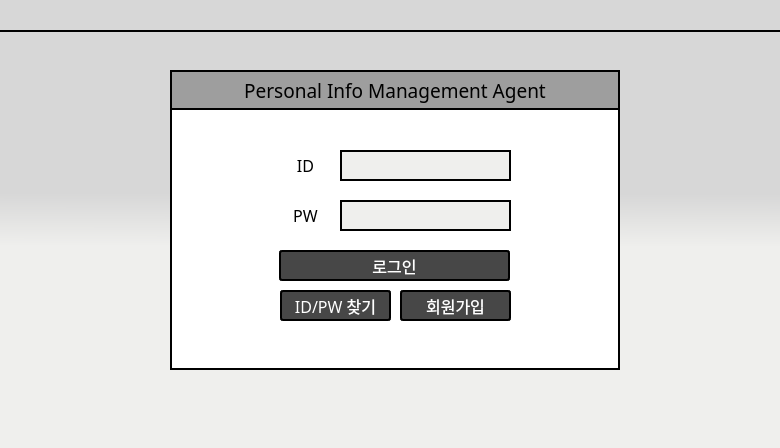
<?xml version="1.0" encoding="UTF-8"?>
<ui version="4.0">
 <class>Dialog</class>
 <widget class="QDialog" name="Dialog">
  <property name="geometry">
   <rect>
    <x>0</x>
    <y>0</y>
    <width>780</width>
    <height>448</height>
   </rect>
  </property>
  <property name="windowTitle">
   <string notr="true">PIM AGENT</string>
  </property>
  <property name="styleSheet">
   <string notr="true">background-color:qlineargradient(spread:pad, x1:0.5, y1:0.432, x2:0.499682, y2:0.551, stop:0 rgba(215, 215, 215, 255), stop:1 rgba(239, 239, 237, 255))</string>
  </property>
  <widget class="QFrame" name="frame">
   <property name="geometry">
    <rect>
     <x>170</x>
     <y>70</y>
     <width>450</width>
     <height>300</height>
    </rect>
   </property>
   <property name="font">
    <font>
     <family>함초롬돋움</family>
     <pointsize>12</pointsize>
    </font>
   </property>
   <property name="styleSheet">
    <string notr="true">background-color:#ffffff;
border: 2px solid black;
</string>
   </property>
   <property name="frameShape">
    <enum>QFrame::StyledPanel</enum>
   </property>
   <property name="frameShadow">
    <enum>QFrame::Raised</enum>
   </property>
   <widget class="QLineEdit" name="idEdit">
    <property name="geometry">
     <rect>
      <x>170</x>
      <y>80</y>
      <width>171</width>
      <height>31</height>
     </rect>
    </property>
    <property name="font">
     <font>
      <family>돋움</family>
      <pointsize>12</pointsize>
     </font>
    </property>
    <property name="styleSheet">
     <string notr="true">background-color:#EFEFED;</string>
    </property>
    <property name="alignment">
     <set>Qt::AlignLeading|Qt::AlignLeft|Qt::AlignVCenter</set>
    </property>
   </widget>
   <widget class="QLabel" name="passLabel">
    <property name="geometry">
     <rect>
      <x>115</x>
      <y>130</y>
      <width>41</width>
      <height>31</height>
     </rect>
    </property>
    <property name="font">
     <font>
      <family>함초롬돋움</family>
      <pointsize>12</pointsize>
     </font>
    </property>
    <property name="styleSheet">
     <string notr="true">border: 5px solid white;</string>
    </property>
    <property name="text">
     <string>PW</string>
    </property>
    <property name="alignment">
     <set>Qt::AlignCenter</set>
    </property>
   </widget>
   <widget class="QLineEdit" name="pwdEdit">
    <property name="geometry">
     <rect>
      <x>170</x>
      <y>130</y>
      <width>171</width>
      <height>31</height>
     </rect>
    </property>
    <property name="font">
     <font>
      <family>돋움</family>
      <pointsize>12</pointsize>
     </font>
    </property>
    <property name="styleSheet">
     <string notr="true">background-color:#EFEFED;</string>
    </property>
    <property name="echoMode">
     <enum>QLineEdit::Password</enum>
    </property>
   </widget>
   <widget class="QLabel" name="idLabel">
    <property name="geometry">
     <rect>
      <x>115</x>
      <y>75</y>
      <width>41</width>
      <height>41</height>
     </rect>
    </property>
    <property name="font">
     <font>
      <family>함초롬돋움</family>
      <pointsize>12</pointsize>
     </font>
    </property>
    <property name="styleSheet">
     <string notr="true">border: 5px solid white;</string>
    </property>
    <property name="text">
     <string>ID</string>
    </property>
    <property name="alignment">
     <set>Qt::AlignCenter</set>
    </property>
   </widget>
   <widget class="QPushButton" name="loginBtn">
    <property name="geometry">
     <rect>
      <x>109</x>
      <y>180</y>
      <width>231</width>
      <height>31</height>
     </rect>
    </property>
    <property name="palette">
     <palette>
      <active>
       <colorrole role="WindowText">
        <brush brushstyle="SolidPattern">
         <color alpha="255">
          <red>255</red>
          <green>255</green>
          <blue>255</blue>
         </color>
        </brush>
       </colorrole>
       <colorrole role="Button">
        <brush brushstyle="SolidPattern">
         <color alpha="255">
          <red>71</red>
          <green>71</green>
          <blue>71</blue>
         </color>
        </brush>
       </colorrole>
       <colorrole role="Text">
        <brush brushstyle="SolidPattern">
         <color alpha="255">
          <red>255</red>
          <green>255</green>
          <blue>255</blue>
         </color>
        </brush>
       </colorrole>
       <colorrole role="ButtonText">
        <brush brushstyle="SolidPattern">
         <color alpha="255">
          <red>255</red>
          <green>255</green>
          <blue>255</blue>
         </color>
        </brush>
       </colorrole>
       <colorrole role="Base">
        <brush brushstyle="SolidPattern">
         <color alpha="255">
          <red>71</red>
          <green>71</green>
          <blue>71</blue>
         </color>
        </brush>
       </colorrole>
       <colorrole role="Window">
        <brush brushstyle="SolidPattern">
         <color alpha="255">
          <red>71</red>
          <green>71</green>
          <blue>71</blue>
         </color>
        </brush>
       </colorrole>
      </active>
      <inactive>
       <colorrole role="WindowText">
        <brush brushstyle="SolidPattern">
         <color alpha="255">
          <red>255</red>
          <green>255</green>
          <blue>255</blue>
         </color>
        </brush>
       </colorrole>
       <colorrole role="Button">
        <brush brushstyle="SolidPattern">
         <color alpha="255">
          <red>71</red>
          <green>71</green>
          <blue>71</blue>
         </color>
        </brush>
       </colorrole>
       <colorrole role="Text">
        <brush brushstyle="SolidPattern">
         <color alpha="255">
          <red>255</red>
          <green>255</green>
          <blue>255</blue>
         </color>
        </brush>
       </colorrole>
       <colorrole role="ButtonText">
        <brush brushstyle="SolidPattern">
         <color alpha="255">
          <red>255</red>
          <green>255</green>
          <blue>255</blue>
         </color>
        </brush>
       </colorrole>
       <colorrole role="Base">
        <brush brushstyle="SolidPattern">
         <color alpha="255">
          <red>71</red>
          <green>71</green>
          <blue>71</blue>
         </color>
        </brush>
       </colorrole>
       <colorrole role="Window">
        <brush brushstyle="SolidPattern">
         <color alpha="255">
          <red>71</red>
          <green>71</green>
          <blue>71</blue>
         </color>
        </brush>
       </colorrole>
      </inactive>
      <disabled>
       <colorrole role="WindowText">
        <brush brushstyle="SolidPattern">
         <color alpha="255">
          <red>255</red>
          <green>255</green>
          <blue>255</blue>
         </color>
        </brush>
       </colorrole>
       <colorrole role="Button">
        <brush brushstyle="SolidPattern">
         <color alpha="255">
          <red>71</red>
          <green>71</green>
          <blue>71</blue>
         </color>
        </brush>
       </colorrole>
       <colorrole role="Text">
        <brush brushstyle="SolidPattern">
         <color alpha="255">
          <red>255</red>
          <green>255</green>
          <blue>255</blue>
         </color>
        </brush>
       </colorrole>
       <colorrole role="ButtonText">
        <brush brushstyle="SolidPattern">
         <color alpha="255">
          <red>255</red>
          <green>255</green>
          <blue>255</blue>
         </color>
        </brush>
       </colorrole>
       <colorrole role="Base">
        <brush brushstyle="SolidPattern">
         <color alpha="255">
          <red>71</red>
          <green>71</green>
          <blue>71</blue>
         </color>
        </brush>
       </colorrole>
       <colorrole role="Window">
        <brush brushstyle="SolidPattern">
         <color alpha="255">
          <red>71</red>
          <green>71</green>
          <blue>71</blue>
         </color>
        </brush>
       </colorrole>
      </disabled>
     </palette>
    </property>
    <property name="font">
     <font>
      <family>함초롬돋움</family>
      <pointsize>12</pointsize>
      <weight>50</weight>
      <bold>false</bold>
     </font>
    </property>
    <property name="styleSheet">
     <string notr="true">color: white;
background-color:#474747;
border-style: solid;
border-radius:3px;</string>
    </property>
    <property name="text">
     <string>로그인</string>
    </property>
   </widget>
   <widget class="QLabel" name="titleLabel">
    <property name="geometry">
     <rect>
      <x>0</x>
      <y>0</y>
      <width>450</width>
      <height>40</height>
     </rect>
    </property>
    <property name="font">
     <font>
      <family>함초롬돋움</family>
      <pointsize>14</pointsize>
     </font>
    </property>
    <property name="styleSheet">
     <string notr="true">color: black;
background-color: #9E9E9E;
text-align:center;</string>
    </property>
    <property name="text">
     <string>Personal Info Management Agent</string>
    </property>
    <property name="alignment">
     <set>Qt::AlignCenter</set>
    </property>
   </widget>
   <widget class="QPushButton" name="findBtn">
    <property name="geometry">
     <rect>
      <x>110</x>
      <y>220</y>
      <width>111</width>
      <height>31</height>
     </rect>
    </property>
    <property name="palette">
     <palette>
      <active>
       <colorrole role="WindowText">
        <brush brushstyle="SolidPattern">
         <color alpha="255">
          <red>255</red>
          <green>255</green>
          <blue>255</blue>
         </color>
        </brush>
       </colorrole>
       <colorrole role="Button">
        <brush brushstyle="SolidPattern">
         <color alpha="255">
          <red>71</red>
          <green>71</green>
          <blue>71</blue>
         </color>
        </brush>
       </colorrole>
       <colorrole role="Text">
        <brush brushstyle="SolidPattern">
         <color alpha="255">
          <red>255</red>
          <green>255</green>
          <blue>255</blue>
         </color>
        </brush>
       </colorrole>
       <colorrole role="ButtonText">
        <brush brushstyle="SolidPattern">
         <color alpha="255">
          <red>255</red>
          <green>255</green>
          <blue>255</blue>
         </color>
        </brush>
       </colorrole>
       <colorrole role="Base">
        <brush brushstyle="SolidPattern">
         <color alpha="255">
          <red>71</red>
          <green>71</green>
          <blue>71</blue>
         </color>
        </brush>
       </colorrole>
       <colorrole role="Window">
        <brush brushstyle="SolidPattern">
         <color alpha="255">
          <red>71</red>
          <green>71</green>
          <blue>71</blue>
         </color>
        </brush>
       </colorrole>
      </active>
      <inactive>
       <colorrole role="WindowText">
        <brush brushstyle="SolidPattern">
         <color alpha="255">
          <red>255</red>
          <green>255</green>
          <blue>255</blue>
         </color>
        </brush>
       </colorrole>
       <colorrole role="Button">
        <brush brushstyle="SolidPattern">
         <color alpha="255">
          <red>71</red>
          <green>71</green>
          <blue>71</blue>
         </color>
        </brush>
       </colorrole>
       <colorrole role="Text">
        <brush brushstyle="SolidPattern">
         <color alpha="255">
          <red>255</red>
          <green>255</green>
          <blue>255</blue>
         </color>
        </brush>
       </colorrole>
       <colorrole role="ButtonText">
        <brush brushstyle="SolidPattern">
         <color alpha="255">
          <red>255</red>
          <green>255</green>
          <blue>255</blue>
         </color>
        </brush>
       </colorrole>
       <colorrole role="Base">
        <brush brushstyle="SolidPattern">
         <color alpha="255">
          <red>71</red>
          <green>71</green>
          <blue>71</blue>
         </color>
        </brush>
       </colorrole>
       <colorrole role="Window">
        <brush brushstyle="SolidPattern">
         <color alpha="255">
          <red>71</red>
          <green>71</green>
          <blue>71</blue>
         </color>
        </brush>
       </colorrole>
      </inactive>
      <disabled>
       <colorrole role="WindowText">
        <brush brushstyle="SolidPattern">
         <color alpha="255">
          <red>255</red>
          <green>255</green>
          <blue>255</blue>
         </color>
        </brush>
       </colorrole>
       <colorrole role="Button">
        <brush brushstyle="SolidPattern">
         <color alpha="255">
          <red>71</red>
          <green>71</green>
          <blue>71</blue>
         </color>
        </brush>
       </colorrole>
       <colorrole role="Text">
        <brush brushstyle="SolidPattern">
         <color alpha="255">
          <red>255</red>
          <green>255</green>
          <blue>255</blue>
         </color>
        </brush>
       </colorrole>
       <colorrole role="ButtonText">
        <brush brushstyle="SolidPattern">
         <color alpha="255">
          <red>255</red>
          <green>255</green>
          <blue>255</blue>
         </color>
        </brush>
       </colorrole>
       <colorrole role="Base">
        <brush brushstyle="SolidPattern">
         <color alpha="255">
          <red>71</red>
          <green>71</green>
          <blue>71</blue>
         </color>
        </brush>
       </colorrole>
       <colorrole role="Window">
        <brush brushstyle="SolidPattern">
         <color alpha="255">
          <red>71</red>
          <green>71</green>
          <blue>71</blue>
         </color>
        </brush>
       </colorrole>
      </disabled>
     </palette>
    </property>
    <property name="font">
     <font>
      <family>함초롬돋움</family>
      <pointsize>12</pointsize>
      <weight>50</weight>
      <bold>false</bold>
     </font>
    </property>
    <property name="styleSheet">
     <string notr="true">color: white;
background-color:#474747;
border-style: solid;
border-radius: 3px;</string>
    </property>
    <property name="text">
     <string>ID/PW 찾기</string>
    </property>
   </widget>
   <widget class="QPushButton" name="joinBtn">
    <property name="geometry">
     <rect>
      <x>230</x>
      <y>220</y>
      <width>111</width>
      <height>31</height>
     </rect>
    </property>
    <property name="palette">
     <palette>
      <active>
       <colorrole role="WindowText">
        <brush brushstyle="SolidPattern">
         <color alpha="255">
          <red>255</red>
          <green>255</green>
          <blue>255</blue>
         </color>
        </brush>
       </colorrole>
       <colorrole role="Button">
        <brush brushstyle="SolidPattern">
         <color alpha="255">
          <red>71</red>
          <green>71</green>
          <blue>71</blue>
         </color>
        </brush>
       </colorrole>
       <colorrole role="Text">
        <brush brushstyle="SolidPattern">
         <color alpha="255">
          <red>255</red>
          <green>255</green>
          <blue>255</blue>
         </color>
        </brush>
       </colorrole>
       <colorrole role="ButtonText">
        <brush brushstyle="SolidPattern">
         <color alpha="255">
          <red>255</red>
          <green>255</green>
          <blue>255</blue>
         </color>
        </brush>
       </colorrole>
       <colorrole role="Base">
        <brush brushstyle="SolidPattern">
         <color alpha="255">
          <red>71</red>
          <green>71</green>
          <blue>71</blue>
         </color>
        </brush>
       </colorrole>
       <colorrole role="Window">
        <brush brushstyle="SolidPattern">
         <color alpha="255">
          <red>71</red>
          <green>71</green>
          <blue>71</blue>
         </color>
        </brush>
       </colorrole>
      </active>
      <inactive>
       <colorrole role="WindowText">
        <brush brushstyle="SolidPattern">
         <color alpha="255">
          <red>255</red>
          <green>255</green>
          <blue>255</blue>
         </color>
        </brush>
       </colorrole>
       <colorrole role="Button">
        <brush brushstyle="SolidPattern">
         <color alpha="255">
          <red>71</red>
          <green>71</green>
          <blue>71</blue>
         </color>
        </brush>
       </colorrole>
       <colorrole role="Text">
        <brush brushstyle="SolidPattern">
         <color alpha="255">
          <red>255</red>
          <green>255</green>
          <blue>255</blue>
         </color>
        </brush>
       </colorrole>
       <colorrole role="ButtonText">
        <brush brushstyle="SolidPattern">
         <color alpha="255">
          <red>255</red>
          <green>255</green>
          <blue>255</blue>
         </color>
        </brush>
       </colorrole>
       <colorrole role="Base">
        <brush brushstyle="SolidPattern">
         <color alpha="255">
          <red>71</red>
          <green>71</green>
          <blue>71</blue>
         </color>
        </brush>
       </colorrole>
       <colorrole role="Window">
        <brush brushstyle="SolidPattern">
         <color alpha="255">
          <red>71</red>
          <green>71</green>
          <blue>71</blue>
         </color>
        </brush>
       </colorrole>
      </inactive>
      <disabled>
       <colorrole role="WindowText">
        <brush brushstyle="SolidPattern">
         <color alpha="255">
          <red>255</red>
          <green>255</green>
          <blue>255</blue>
         </color>
        </brush>
       </colorrole>
       <colorrole role="Button">
        <brush brushstyle="SolidPattern">
         <color alpha="255">
          <red>71</red>
          <green>71</green>
          <blue>71</blue>
         </color>
        </brush>
       </colorrole>
       <colorrole role="Text">
        <brush brushstyle="SolidPattern">
         <color alpha="255">
          <red>255</red>
          <green>255</green>
          <blue>255</blue>
         </color>
        </brush>
       </colorrole>
       <colorrole role="ButtonText">
        <brush brushstyle="SolidPattern">
         <color alpha="255">
          <red>255</red>
          <green>255</green>
          <blue>255</blue>
         </color>
        </brush>
       </colorrole>
       <colorrole role="Base">
        <brush brushstyle="SolidPattern">
         <color alpha="255">
          <red>71</red>
          <green>71</green>
          <blue>71</blue>
         </color>
        </brush>
       </colorrole>
       <colorrole role="Window">
        <brush brushstyle="SolidPattern">
         <color alpha="255">
          <red>71</red>
          <green>71</green>
          <blue>71</blue>
         </color>
        </brush>
       </colorrole>
      </disabled>
     </palette>
    </property>
    <property name="font">
     <font>
      <family>함초롬돋움</family>
      <pointsize>12</pointsize>
      <weight>50</weight>
      <bold>false</bold>
     </font>
    </property>
    <property name="styleSheet">
     <string notr="true">color: white;
background-color:#474747;
border-style: solid;
border-radius: 3px;</string>
    </property>
    <property name="text">
     <string>회원가입</string>
    </property>
   </widget>
  </widget>
  <widget class="QPushButton" name="minimizeBtn">
   <property name="geometry">
    <rect>
     <x>700</x>
     <y>0</y>
     <width>41</width>
     <height>31</height>
    </rect>
   </property>
   <property name="font">
    <font>
     <family>Arial</family>
     <pointsize>20</pointsize>
    </font>
   </property>
   <property name="styleSheet">
    <string notr="true">QPushButton{
background-color:transparent;
border:transparent;

}

 QPushButton:hover {
     background-color: #9E9E9E;
 }</string>
   </property>
   <property name="text">
    <string/>
   </property>
  </widget>
  <widget class="QPushButton" name="runBackgroundBtn">
   <property name="geometry">
    <rect>
     <x>740</x>
     <y>0</y>
     <width>41</width>
     <height>31</height>
    </rect>
   </property>
   <property name="styleSheet">
    <string notr="true">QPushButton{
background-color:transparent;
border:transparent;
}

 QPushButton:hover {
     background-color: rgb(191, 83, 62);
 }</string>
   </property>
   <property name="text">
    <string/>
   </property>
  </widget>
  <widget class="QLabel" name="titleLabel_2">
   <property name="geometry">
    <rect>
     <x>0</x>
     <y>0</y>
     <width>780</width>
     <height>32</height>
    </rect>
   </property>
   <property name="font">
    <font>
     <family>함초롬돋움</family>
     <pointsize>14</pointsize>
    </font>
   </property>
   <property name="styleSheet">
    <string notr="true">color: black;
background-color: rgba(215, 215, 215, 255);
text-align:center;
 border-bottom: 2px solid black;</string>
   </property>
   <property name="text">
    <string/>
   </property>
   <property name="alignment">
    <set>Qt::AlignCenter</set>
   </property>
  </widget>
  <widget class="QLabel" name="iconlabel">
   <property name="geometry">
    <rect>
     <x>5</x>
     <y>5</y>
     <width>20</width>
     <height>20</height>
    </rect>
   </property>
   <property name="font">
    <font>
     <family>함초롬돋움</family>
     <pointsize>14</pointsize>
    </font>
   </property>
   <property name="styleSheet">
    <string notr="true">color: black;
background-color: rgba(215, 215, 215, 255);
text-align:center;</string>
   </property>
   <property name="text">
    <string/>
   </property>
   <property name="alignment">
    <set>Qt::AlignCenter</set>
   </property>
  </widget>
  <zorder>titleLabel_2</zorder>
  <zorder>frame</zorder>
  <zorder>runBackgroundBtn</zorder>
  <zorder>minimizeBtn</zorder>
  <zorder>iconlabel</zorder>
 </widget>
 <resources/>
 <connections/>
</ui>
